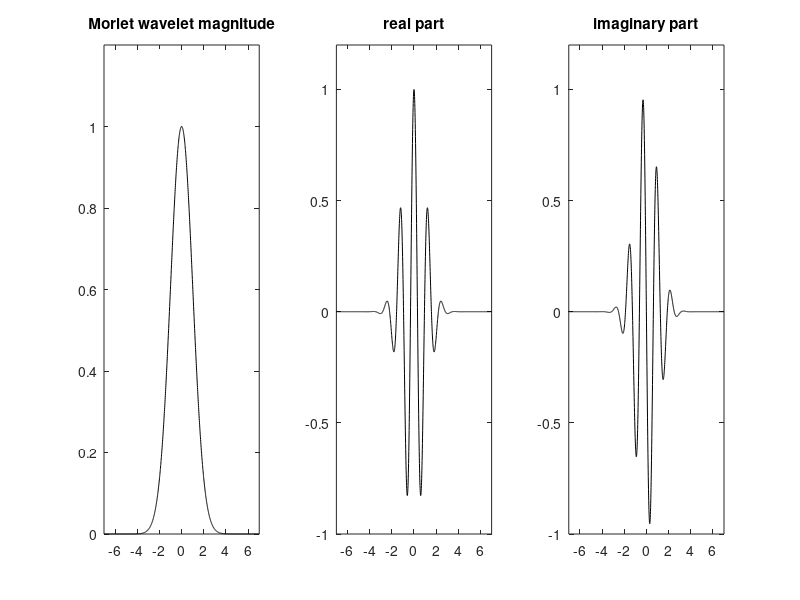

Write the MATLAB code that produced this figure.
% Display of complex Morlet wavelet
t=-7:0.01:7; 
w0=5;
cc=exp(-0.5*(w0^2));
aux=exp(-j*w0*t)-cc;
psi=aux.*exp(-0.5*t.^2);

%plots the wavelet
subplot(1,3,1)
plot(t,abs(psi),'k'); %magnitude
axis([-7 7 0 1.2]);
title('Morlet wavelet magnitude');

subplot(1,3,2)
plot(t,real(psi),'k'); %magnitude
axis([-7 7 -1 1.2]);
title('real part');

subplot(1,3,3)
plot(t,imag(psi),'k'); %magnitude
axis([-7 7 -1 1.2]);
title('imaginary part');
